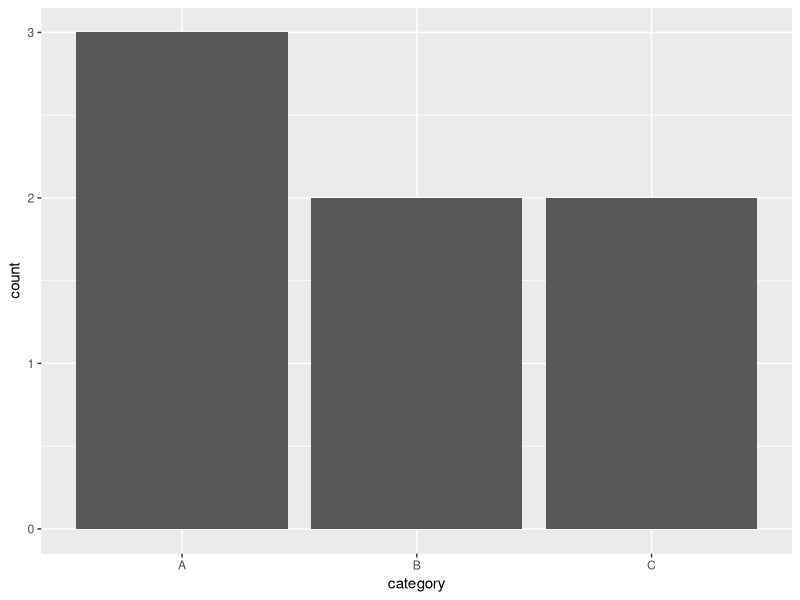
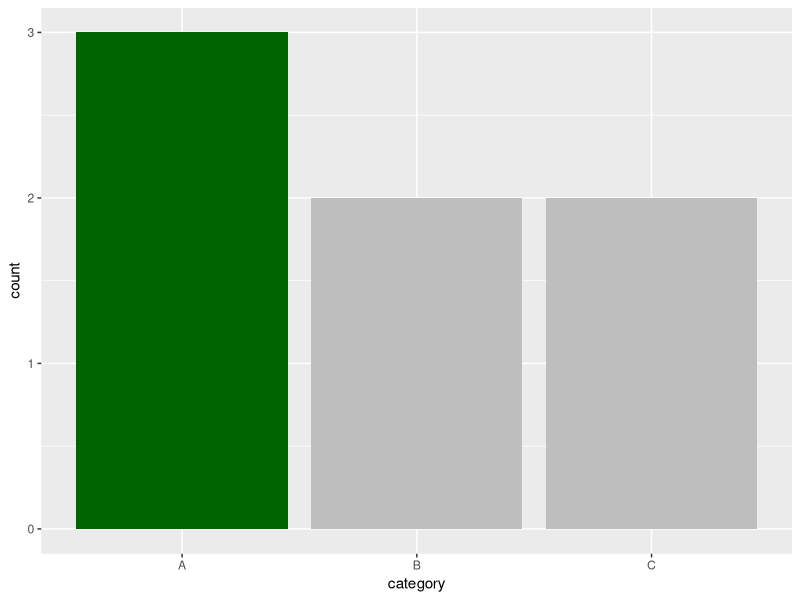
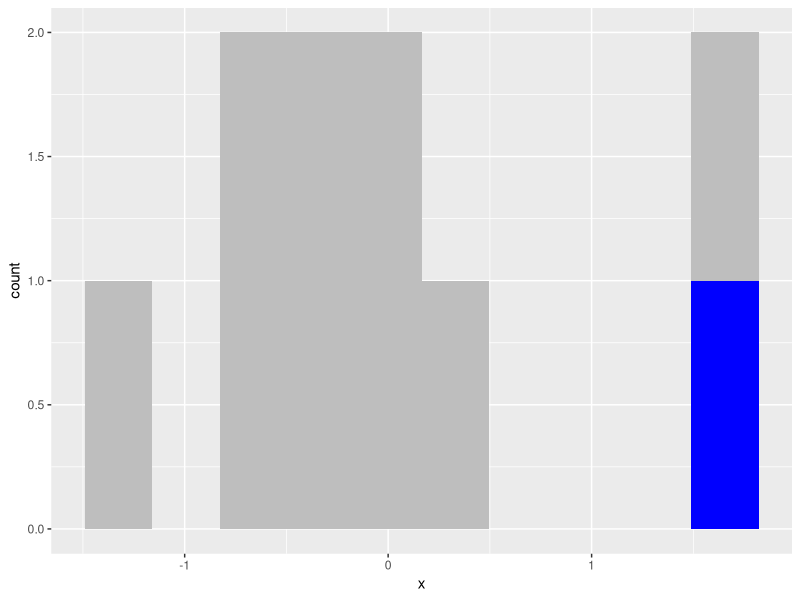
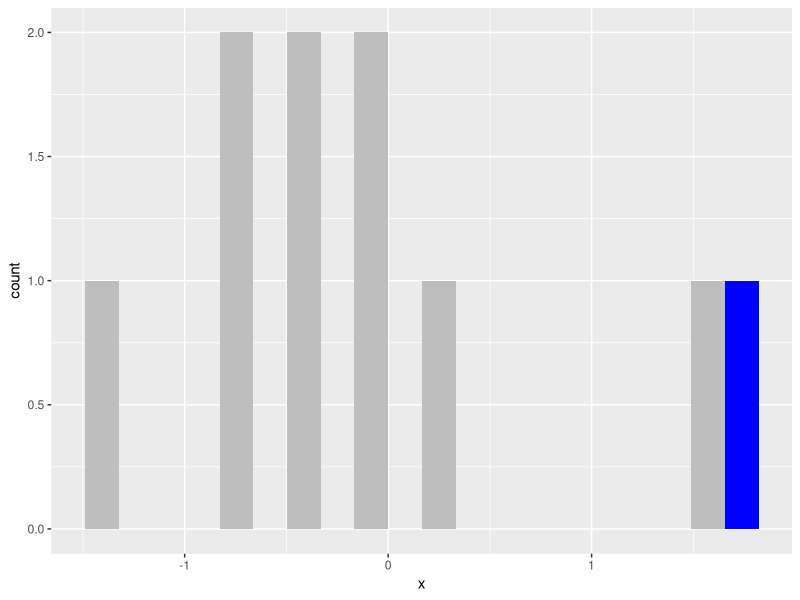
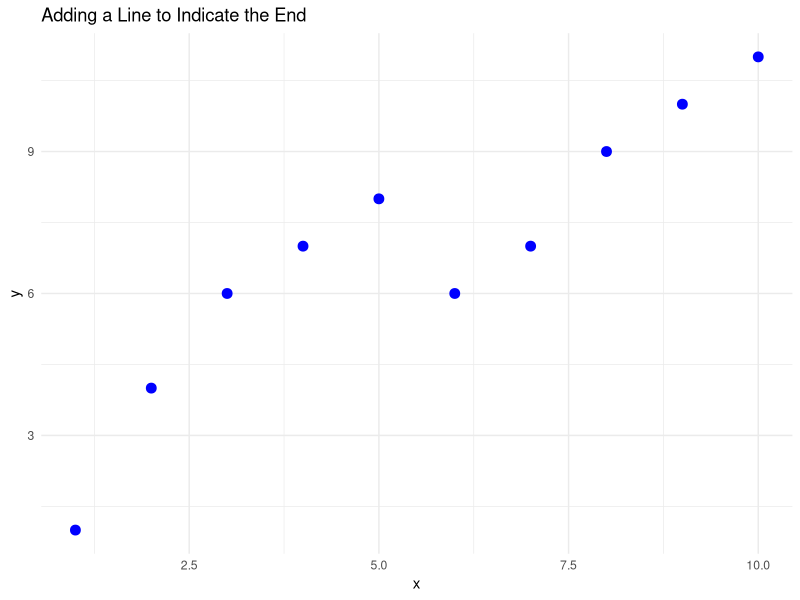
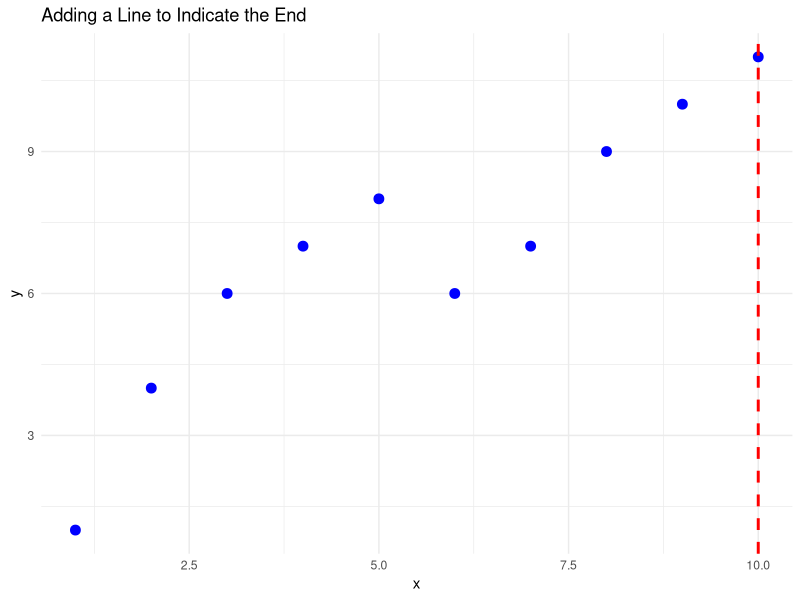
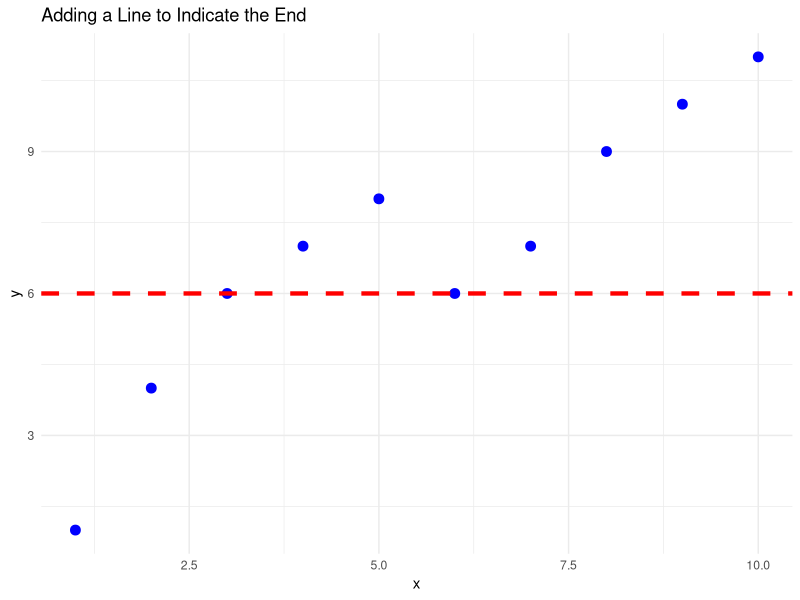
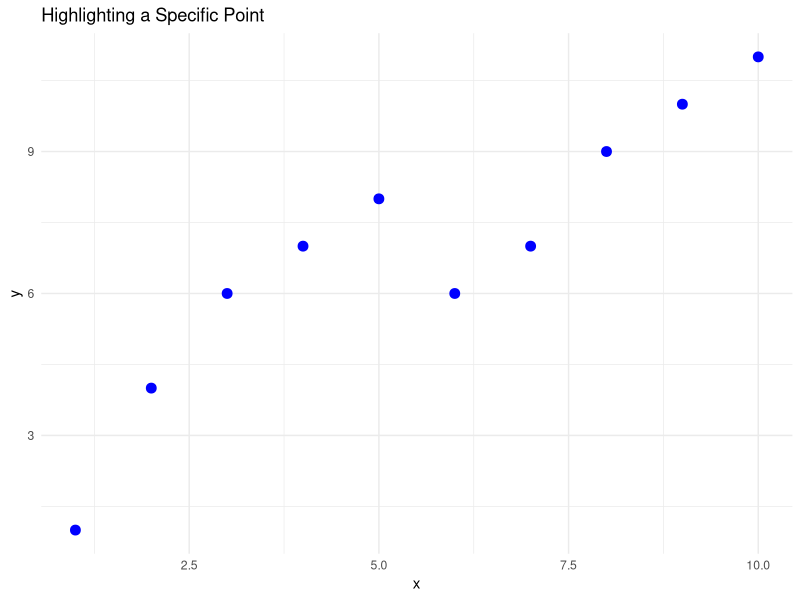

Here is the R script that generated these plots, in order:
# Load necessary library
library(ggplot2)


# highlight category ------------------------------------------------------

# Sample data for illustration
data <- data.frame(category = c("A", "B", "A", "C", "B", "A", "C"))
ggplot(data, aes(x = category)) + geom_bar()

# Create a new column 'highlight' to specify the color condition
data$highlight <- ifelse(data$category == "A", "yes", "no")

# Plot the bar chart, highlighting category "A"
ggplot(data, aes(x = category, fill = highlight)) +
  geom_bar() +
  scale_fill_manual(values = c("no" = "grey", "yes" = "darkgreen")) +
  theme(legend.position = "none")


# highlight value ---------------------------------------------------------

# Sample data for illustration
set.seed(123)
data <- data.frame(
  x = rnorm(10)
)

# highlight the 3th value
data$highlight <- "no"
data$highlight[3] <- "yes"


ggplot(data, aes(x=x, fill=highlight)) + geom_histogram(bins = length(data$highlight), stat="bin") + 
  scale_fill_manual(values = c("no" = "grey", "yes"= "blue")) +
  theme(legend.position = "none")

## add dodge (prevents stacking)
ggplot(data, aes(x=x, fill=highlight)) + geom_histogram(bins = length(data$highlight), stat="bin", position="dodge") +  # dodge prevents stacking
  scale_fill_manual(values = c("no" = "grey", "yes"= "blue")) +
  theme(legend.position = "none")





# add length --------------------------------------------------------------

# Load necessary libraries
library(ggplot2)
#library(ggforce) ## extends ggplot by offering more options for visualization


### LENGTH
# Example data
data <- data.frame(
  x = 1:10,
  y = c(1, 4, 6, 7, 8, 6, 7, 9, 10, 11)
)

# Base plot: Scatter plot of data
p <- ggplot(data, aes(x, y)) +
  geom_point(color = "blue", size = 3) +  # Scatter plot
  theme_minimal() +
  labs(title = "Adding a Line to Indicate the End")

# Add a line to indicate the end (e.g., vertical line at x = 10)
p
p + geom_vline(xintercept = 10, color = "red", linetype = "dashed", size = 1)
p + geom_hline(yintercept = 6, color = "red", linetype = "dashed", size = 1.5)



# add size ---------------------------------------------------------------

# Example data
data <- data.frame(
  x = 1:10,
  y = c(1, 4, 6, 7, 8, 6, 7, 9, 10, 11)
)

# Base scatter plot
p <- ggplot(data, aes(x, y)) +
  geom_point(color = "blue", size = 3) +  # Scatter plot points
  theme_minimal() +
  labs(title = "Highlighting a Specific Point")

# Highlight the point where x = 5 (for example)
p
p + geom_point(data = subset(data, x == 5), aes(x, y), color = "red", size = 6)
p + geom_point(data = subset(data, x == 5), aes(x, y), color = "red", size = 6, shape = 17)  # Red triangle at x=5


# add orientation ---------------------------------------------------------

# Create a scatter plot with a line at a specific orientation (slope)
p
p + geom_abline(slope = 1, intercept = 0, color = "red", size = 1)  # Line with slope = 1 (45-degree angle)

# Add an arrow showing orientation
p + geom_segment(aes(x = 5, y = 8, xend = 6, yend = 6), 
               arrow = arrow(type = "closed"), 
               color = "red", size = 1.5) 



# add width ---------------------------------------------------------------

# Example data for bar chart
bar_data <- data.frame(
  category = c("A", "B", "C"),
  value = c(10, 20, 30)
)

# Create the base bar chart
p <- ggplot(bar_data, aes(x = category, y = value)) +
  geom_bar(stat = "identity", fill = "steelblue", width = 0.5) +  # Regular bars with width = 0.5
  theme_minimal() +
  labs(title = "Highlighting a Single Bar by Changing its Width")

# Highlight bar 'B' with a wider width (e.g., width = 0.8)
p
p + 
  geom_bar(data = subset(bar_data, category == "B"), 
           aes(x = category, y = value), 
           stat = "identity", 
           fill = "red", width = 0.8)  # Highlight bar 'B' with different width



# add position ------------------------------------------------------------

# Example data
bar_data <- data.frame(
  category = c("A", "B", "C"),
  value = c(10, 20, 30)
)

# Base vertical bar plot
p <- ggplot(bar_data, aes(x = category, y = value)) +
  geom_bar(stat = "identity", fill = "steelblue", width = 0.5) +  # Regular vertical bars
  theme_minimal() +
  labs(title = "Vertical Bar Plot")

# Flip to horizontal bar plot
p
p + coord_flip()  # Flip the axes


# add curvature -----------------------------------------------------------

# Example data with multiple points
data <- data.frame(
  x = 1:10,
  y = c(2, 3, 4, 7, 5, 6, 9, 8, 10, 12)
)

# Base scatter plot with lines connecting the points
p <- ggplot(data, aes(x, y)) +
  geom_point(color = "blue", size = 4) +  # Points
  theme_minimal() +
  labs(title = "Highlight Space Between Two Points with Curvature")

# Add a curved line between x = 4 and x = 7 to highlight the space between them
p
p +   geom_line(color = "gray") # Connect points with a straight line

p + 
  geom_curve(aes(x = 4, y = 7, xend = 7, yend = 9),  # Curve between these two points
             color = "red", size = 1.5, curvature = 0.9)  # Curved line with specified curvature


